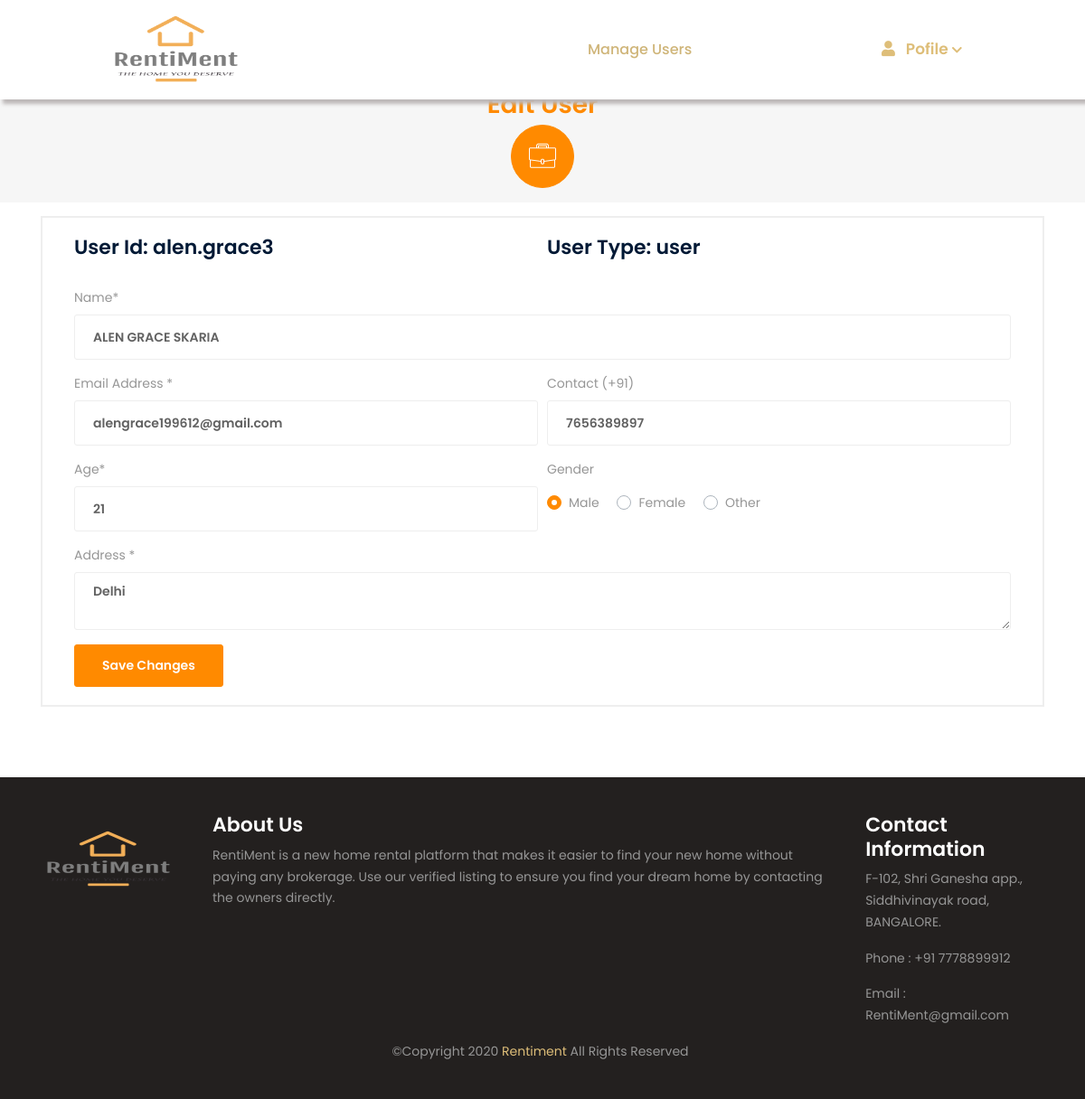
Screenshot of /dummy_admin/admin-edit-user.php?id=alen.grace3 (signed in) with the database file from the repository.
### tables this page shows
CREATE TABLE IF NOT EXISTS `registration` (
  `Name` varchar(50) NOT NULL,
  `Address` varchar(100) NOT NULL,
  `Gender` varchar(10) NOT NULL,
  `Contact` bigint(15) NOT NULL,
  `Age` int(3) NOT NULL,
  `Email` varchar(50) NOT NULL,
  `User_Type` varchar(25) NOT NULL,
  `User_id` varchar(25) NOT NULL,
  `Password` varchar(30) NOT NULL,
  `Reg_date` date NOT NULL,
  `Pro_pic` longblob,
  `path` varchar(350) NOT NULL,
  PRIMARY KEY (`User_id`)
);

### dummy_admin/includes/classes/admin-User.php (called while the page is built, shortened)
<?php
    class User {
        private $Name;
        private $Address;
        private $Contact;
        private $Age;
        private $Email;
        private $User_Type;
        private $User_id;
        public function __construct($con, $User_id) {
            $this->con = $con;
            $this->User_id = $User_id;
            $query = mysqli_query($this->con, "SELECT * FROM registration WHERE User_id='$this->User_id'");
            $userDetail = mysqli_fetch_array($query);
            $this->Name = $userDetail['Name'];
            $this->Contact = $userDetail['Contact'];
            $this->Age = $userDetail['Age'];
            $this->Email = $userDetail['Email'];
            $this->User_Type = $userDetail['User_Type'];
            $this->User_id = $userDetail['User_id'];
            $this->Address = $userDetail['Address'];
        }
        public function getUserId() {
            return $this->User_id;
        }
        public function getUserType() {
            return $this->User_Type;
        }
        public function getUserName() {
            return $this->Name;
        }
        public function getEmail() {
            return $this->Email;
        }
        public function getAge() {
            return $this->Age;
        }
        public function getContact() {
            return $this->Contact;
        }
        public function getAdress() {
            return $this->Address;
        }
    }
?>

### dummy_admin/admin-edit-user.php (the view, shortened to what this page needs)
<?php include("admin-header.php"); ?>
<?php
    include("includes/classes/admin-User.php");
    if(isset($_GET['id'])) {
      $User_id = $_GET['id'];
    }
    else {
      header("Location: admin-manage-users.php");
    }
    $user = new User($con, $User_id);
?>
    <section class="space-ptb bg-light">
      <div class="container">
        <div class="row justify-content-center">
          <div class="col-12">
            <div class="section-title text-center">
              <h2 class="text-primary">Edit User</h2>
            </div>
          </div>
          <div class="col-md-8">
            <div class=" justify-content-center">
              <ul class="nav nav-tabs nav-tabs-03 justify-content-center d-sm-flex d-block text-center" id="myTab" role="tablist">
                <li class="flex-fill">
                  <a class="nav-item active" href="#" id="user-detail-tab"  role="tab" aria-controls="user-detail" aria-selected="false">
                    <div class="feature-info-icon mb-3">
                      <i class="flaticon-suitcase"></i>
                    </div>
                  </a>
                </li>
              </ul>
            </div>
          </div>
        </div>
      </div>
    </section>
    <section class="space-ptb">
      <div class="container">
        <div class="row">
          <div class="col-md-12">
            <div class="user-dashboard-info-box">
              <div class="container">
                <div class="row">
                  <div class="col-12">
                      <form class="form-row" id="edituserForm" name="edituserForm" method="post"
                            action='<?php echo "admin-edit-user.php?id=$User_id" ; ?>'  enctype = "multipart/form-data">
                          <div class="form-group col-md-6 select-border">
                              <label><h4>User Id:  <?php echo $user->getUserId() ; ?></h4></label>
                          </div>
                          <div class="form-group col-md-6 select-border">
                              <label><h4>User Type: <?php echo $user->getUserType() ; ?></h4></label>
                          </div>
                          <div class="form-group col-md-12 select-border">
                              <label>Name*</label>
                              <input type="text" id="title" name="name" id="name" class="form-control"
                                  value="<?php echo $user->getUserName() ; ?>" placeholder="Enter a name"   required>
                          </div>
                          <div class="form-group col-md-6 select-border">
                            <label>Email Address *</label>
                            <input type="email"  class="form-control" id="email" name="email" placeholder="Enter Email Address "
                            required value="<?php echo  $user->getEmail() ; ?>" >
                          </div>
                         <div class="form-group col-md-6">
                          <label>Contact (+91)</label>
                          <input type="text" class="form-control" name="contact" required value= "<?php echo $user->getContact()  ; ?>">
                        </div>
                        <div class="form-group col-md-6">
                         <label>Age* </label>
                         <input type="text" class="form-control" name="age" required value= "<?php echo $user->getAge()  ; ?>">
                       </div>
                        <div class="form-group col-md-6" >
                              <label class="d-block mb-3">Gender</label>
                                <div class="custom-control custom-radio d-inline">
                                  <label class="custom-control-label" for="genderRadio1">Male</label>
                                </div>
                                <div class="custom-control custom-radio d-inline ml-3">
                                  <label class="custom-control-label" for="genderRadio2">Female</label>
                                </div>
                                <div class="custom-control custom-radio d-inline ml-3">
                                  <label class="custom-control-label" for="genderRadio3">Other</label>
                                </div>
                        </div>
                          <div class="form-group col-md-12">
                            <label>Address *</label>
                            <textarea required class="form-control" rows="2" id="address" name="address"><?php echo $user->getAdress() ; ?>
                            </textarea>
                          </div>
                          <div class="col-md-12">
                            <input type="submit" id="saveChangesButton" name="saveChangesButton" class="btn btn-primary" value="Save Changes">
                          </div>
                      </form>
                  </div>
                </div>
              </div>
            </div>
          </div>
        </div>
      </div>
    </section>
<?php include("admin-footer.php"); ?>

### dummy_admin/admin-navigation.php (style rules this page uses)
a { color:#debe79; }

### rows the page displays
registration: User_id "alen.grace3", User_Type "user", name "ALEN GRACE SKARIA", email "alengrace199612@gmail.com", contact "7656389897", age "21", address "Delhi"
